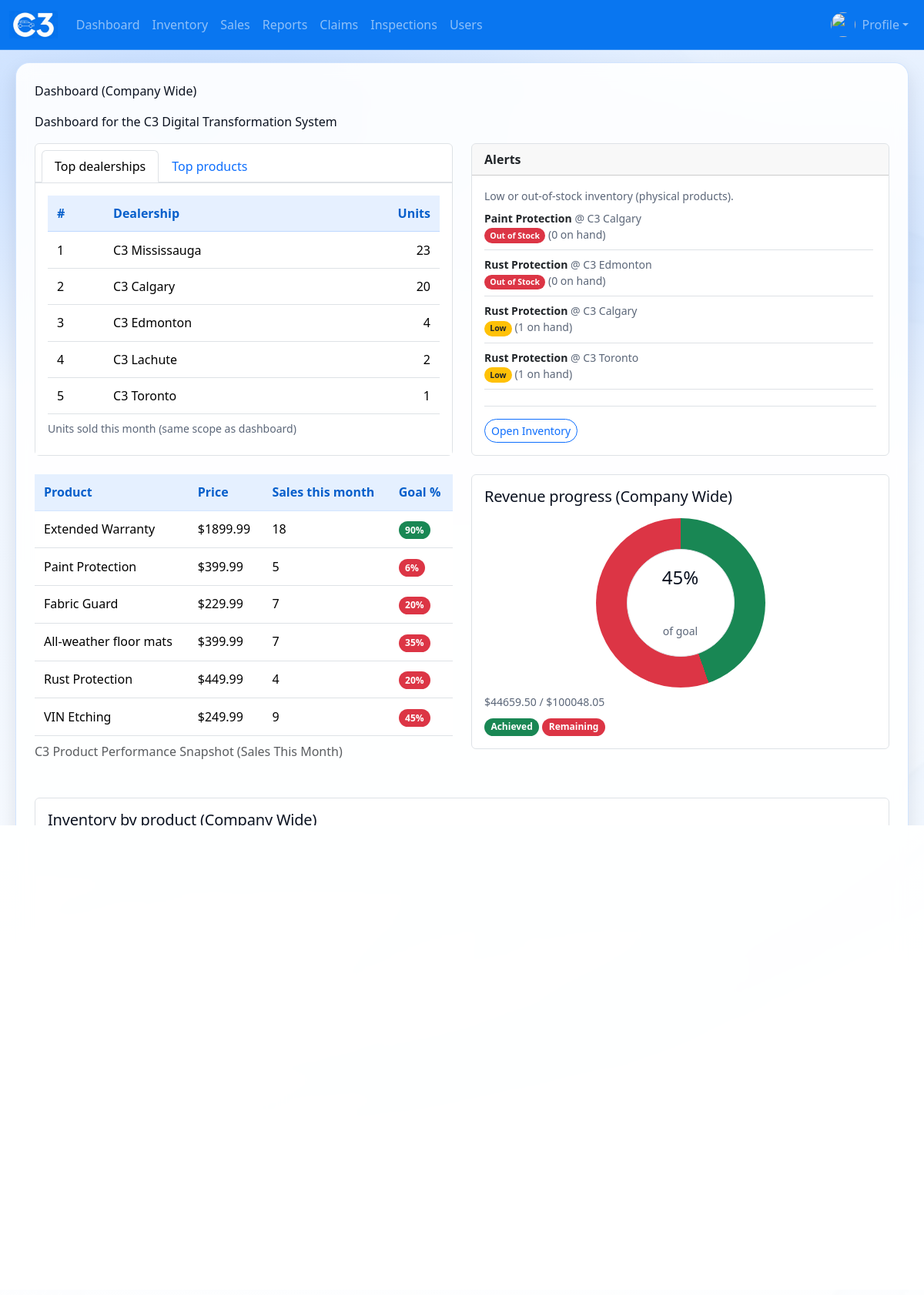
The app's page /home/dashboard/ (signed in) with its own data.
### Dashboard/models.py (models this page shows, shortened)
class Dealership(models.Model):
    name = models.CharField(max_length=200)
    badge_css_class = models.CharField(
        max_length=80,
        default="bg-dark",
        help_text="Bootstrap/extra CSS classes for this dealership's badge (navbar, user list).",
    )
    is_default_home = models.BooleanField(
        default=False,
        help_text="If True, new user group edits default to this dealership when none is set.",
    )
    class Meta:
        ordering = ["name"]
    def resolved_badge_css_class(self) -> str:
        raw = (self.badge_css_class or "").strip()
        if raw.startswith("ns-badge-dealership-"):
            return raw
    def chart_color_hex(self) -> str:
        key = self.resolved_badge_css_class()
        mapping = {
            "ns-badge-dealership-mississauga": "#0976f0",
            "ns-badge-dealership-toronto": "#001f3f",
            "ns-badge-dealership-edmonton": "#ea580c",
            "ns-badge-dealership-calgary": "#ef4444",
            "ns-badge-dealership-lachute": "#7f1d1d",
            "ns-badge-navy": "#001f3f",
            "ns-badge-c3-toronto": "#001f3f",
        }
        return mapping.get(key, "#495057")

class SalesProduct(models.Model):
    name = models.CharField(max_length=200)
    price = models.DecimalField(max_digits=10, decimal_places=2, default=0, help_text="Product price")
    goal = models.PositiveIntegerField(default=1, help_text="Monthly sales goal")
    display_order = models.PositiveIntegerField(default=0)
    product_id = models.PositiveIntegerField(null=True, blank=True)
    tracks_inventory = models.BooleanField(
        default=True,
        help_text="If False (e.g. warranties), item is excluded from inventory and stock checks.",
    )
    class Meta:
        ordering = ['display_order', 'id']

### Dashboard/views.py (the view)
# urls.py: path("dashboard/", views.index, name="index"),
def index(request):
    sales_products = list(SalesProduct.objects.all())
    y, m, can_view_all, home_dealership, daily_sales_scope = _monthly_daily_sale_scope(request)
    if not can_view_all and not home_dealership:
        return HttpResponseForbidden("No dealership is assigned to your user.")
    dealership_count = Dealership.objects.count() if can_view_all else 1
    top_product_agg = list(
        daily_sales_scope.values("product_id")
        .annotate(total=Sum("amount"))
        .order_by("-total")[:TOP_SALES_LEADERBOARD_LIMIT]
    )
    product_ids = [r["product_id"] for r in top_product_agg if r.get("product_id")]
    products_by_id = {p.id: p for p in SalesProduct.objects.filter(id__in=product_ids)}
    top_product_rows = []
    for rank, row in enumerate(top_product_agg, start=1):
        pid = row.get("product_id")
        prod = products_by_id.get(pid) if pid else None
        if prod:
            top_product_rows.append(
                {
                    "rank": rank,
                    "name": prod.name,
                    "units": int(row["total"] or 0),
                }
            )
    show_dealership_leaderboard = can_view_all
    top_dealership_rows = []
    if can_view_all:
        top_dealership_agg = list(
            daily_sales_scope.values("dealership_id")
            .annotate(total=Sum("amount"))
            .order_by("-total")[:TOP_SALES_LEADERBOARD_LIMIT]
        )
        d_ids = [r["dealership_id"] for r in top_dealership_agg if r.get("dealership_id")]
        dealerships_by_id = {d.id: d for d in Dealership.objects.filter(id__in=d_ids)}
        for rank, row in enumerate(top_dealership_agg, start=1):
            did = row.get("dealership_id")
            deal = dealerships_by_id.get(did) if did else None
            if deal:
                top_dealership_rows.append(
                    {
                        "rank": rank,
                        "name": deal.name,
                        "units": int(row["total"] or 0),
                    }
                )
    low_stock_alerts, low_stock_truncated = low_stock_alert_rows(request.user)
    sales_by_product_id = _sales_totals_by_product_id(daily_sales_scope)
    dashboard_rows = _c3_product_performance_rows(
        sales_products, sales_by_product_id, dealership_count
    )
    revenue_goal = Decimal("0")
    revenue_achieved = Decimal("0")
    for row in dashboard_rows:
        p = row["product"]
        sales_this_month = row["sales_this_month"]
        goal_units = row["goal_units"]
        price = p.price or Decimal("0")
        revenue_goal += Decimal(goal_units) * price
        revenue_achieved += Decimal(sales_this_month) * price
    if revenue_goal > 0:
        revenue_goal_pct_raw = (revenue_achieved / revenue_goal) * Decimal("100")
    else:
        revenue_goal_pct_raw = Decimal("0")
    revenue_goal_pct = revenue_goal_pct_raw
    if revenue_goal_pct < 0:
        revenue_goal_pct = Decimal("0")
    if revenue_goal_pct > 100:
        revenue_goal_pct = Decimal("100")
    inventory_totals_png_b64 = None
    try:
        physical_products = list(
            SalesProduct.objects.filter(tracks_inventory=True).order_by("display_order", "id")
        )
        if can_view_all:
            dealerships = list(Dealership.objects.order_by("name"))
        else:
            dealerships = [home_dealership] if home_dealership else []
        if physical_products and dealerships:
            import base64
            from io import BytesIO
            import matplotlib
            matplotlib.use("Agg")
            import matplotlib.pyplot as plt
            import numpy as np
            product_labels = [p.name for p in physical_products]
            x = np.arange(len(product_labels))
            width = 0.8 / max(1, len(dealerships))
            fig, ax = plt.subplots(figsize=(24, 11))
            for i, deal in enumerate(dealerships):
                quantities = [quantity_on_hand(p, deal) for p in physical_products]
                offset = (i - (len(dealerships) - 1) / 2) * width
                ax.bar(
                    x + offset,
                    quantities,
                    width=width,
                    label=deal.name,
                    color=deal.chart_color_hex(),
                    edgecolor="white",
                    linewidth=0.6,
                )
            ax.set_title("Inventory by product (per dealership)", fontsize=18, fontweight="bold")
            ax.set_ylabel("Units", fontsize=14, fontweight="bold")
            ax.set_xticks(x)
            ax.set_xticklabels(
                product_labels,
                rotation=45,
                ha="right",
                fontsize=13,
            )
            ax.tick_params(axis="x", labelsize=13)
            ax.tick_params(axis="y", labelsize=13)
            for t in ax.get_xticklabels():
                t.set_fontweight("bold")
            for t in ax.get_yticklabels():
                t.set_fontweight("bold")
            ax.grid(axis="y", linestyle="--", alpha=0.25)
            ax.legend(fontsize=18, ncol=2, prop={"weight": "bold"})
            fig.tight_layout(pad=1.5)
            buf = BytesIO()
            fig.savefig(buf, format="png", dpi=240)
            inventory_totals_png_b64 = base64.b64encode(buf.getvalue()).decode("ascii")
            plt.close(fig)
    except Exception:
        inventory_totals_png_b64 = None
    context = {
        "dashboard_rows": dashboard_rows,
        "revenue_goal_pct": float(revenue_goal_pct),
        "revenue_goal_pct_raw": float(revenue_goal_pct_raw),
        "revenue_goal": f"{revenue_goal.quantize(Decimal('0.01'))}",
        "revenue_achieved": f"{revenue_achieved.quantize(Decimal('0.01'))}",
        "inventory_totals_png_b64": inventory_totals_png_b64,
        "revenue_scope_label": "Company Wide" if can_view_all else (home_dealership.name if home_dealership else "Dealership"),
        "top_product_rows": top_product_rows,
        "top_dealership_rows": top_dealership_rows,
        "show_dealership_leaderboard": show_dealership_leaderboard,
        "low_stock_alerts": low_stock_alerts,
        "low_stock_truncated": low_stock_truncated,
    }
    return render(request, "Dashboard/index.html", context)

### Dashboard/templates/Dashboard/index.html (shortened to what this page needs)
{% extends "Dashboard/base.html" %}
{% block content %}
<p>
	Dashboard
	({% if request.ns_can_view_all_dealerships %}Company Wide{% else %}{% if ns_dealership_label %}{{ ns_dealership_label }}{% else %}Dealership{% endif %}{% endif %})
</p>
<p>Dashboard for the C3 Digital Transformation System</p>
<div class="row mb-4 align-items-start dashboard-leaderboard-row">
	<div class="col-md-6 d-flex">
		<div class="p-0 bg-white border rounded w-100 d-flex flex-column dashboard-leaderboard-panel">
			<ul class="nav nav-tabs px-2 pt-2 flex-shrink-0" id="leaderboardTabs" role="tablist">
				<li class="nav-item" role="presentation">
					<button class="nav-link active" id="dealerships-leader-tab" data-bs-toggle="tab" data-bs-target="#dealerships-leader-pane" type="button" role="tab" aria-controls="dealerships-leader-pane" aria-selected="true">Top dealerships</button>
				</li>
				<li class="nav-item" role="presentation">
					<button class="nav-link" id="products-leader-tab" data-bs-toggle="tab" data-bs-target="#products-leader-pane" type="button" role="tab" aria-controls="products-leader-pane" aria-selected="false">Top products</button>
				</li>
			</ul>
			<div class="tab-content p-3 border-top bg-white flex-grow-1" id="leaderboardTabsContent">
				<div class="tab-pane fade show active h-100" id="dealerships-leader-pane" role="tabpanel" aria-labelledby="dealerships-leader-tab" tabindex="0">
					{% if show_dealership_leaderboard %}
						{% if top_dealership_rows %}
							<table class="table table-sm mb-0">
								<caption class="text-muted small">Units sold this month (same scope as dashboard)</caption>
								<thead>
									<tr>
										<th scope="col">#</th>
										<th scope="col">Dealership</th>
										<th scope="col" class="text-end">Units</th>
									</tr>
								</thead>
								<tbody>
								{% for row in top_dealership_rows %}
									<tr>
										<td>{{ row.rank }}</td>
										<td>{{ row.name }}</td>
										<td class="text-end">{{ row.units }}</td>
									</tr>
								{% endfor %}
								</tbody>
							</table>
						{% else %}
							<p class="text-muted small mb-0">No dealership sales recorded for this month yet.</p>
						{% endif %}
					{% else %}
						<p class="text-muted small mb-0">Top dealerships are available in the company-wide dashboard (management portal).</p>
					{% endif %}
				</div>
			</div>
		</div>
	</div>
	<div class="col-md-6 d-flex flex-column dashboard-alerts-column">
		<div class="card h-100 border w-100 flex-grow-1 d-flex flex-column mb-0">
			<div class="card-header fw-semibold flex-shrink-0">Alerts</div>
			<div class="card-body d-flex flex-column flex-grow-1 py-3" style="min-height: 0;">
				<p class="small text-muted mb-2 flex-shrink-0">Low or out-of-stock inventory (physical products).</p>
				<div class="flex-grow-1 overflow-auto pe-1" style="min-height: 0;">
					{% if low_stock_alerts %}
						<ul class="list-unstyled small mb-0">
							{% for alert in low_stock_alerts %}
								<li class="mb-2 pb-2 border-bottom">
									<span class="fw-semibold">{{ alert.product.name }}</span>
									<span class="text-muted">@ {{ alert.dealership.name }}</span>
									<br />
									<span class="badge {% if alert.badge_variant == 'danger' %}bg-danger{% else %}bg-warning text-dark{% endif %}">{{ alert.status_label }}</span>
									<span class="text-muted">({{ alert.quantity }} on hand)</span>
								</li>
							{% endfor %}
						</ul>
					{% else %}
						<p class="text-muted small mb-0">No low-stock items in your inventory scope.</p>
					{% endif %}
				</div>
				<div class="flex-shrink-0 pt-3 mt-2 border-top">
					<a href="{% url ns_site_namespace|add:':inventory' %}" class="btn btn-sm btn-outline-primary">Open Inventory</a>
				</div>
			</div>
		</div>
	</div>
</div>
<div class="row">
	<div class="col-md-6">
<table class="table">
	<caption>C3 Product Performance Snapshot (Sales This Month)</caption>
	<thead>
	<tr>
		<th scope="col">Product</th>
		<th scope="col">Price</th>
		<th scope="col">Sales this month</th>
		<th scope="col">Goal %</th>
	</tr>
	</thead>
	<tbody>
	{% for row in dashboard_rows %}
	<tr>
		<td scope="row">{{ row.product.name }}</td>
		<td>${{ row.product.price }}</td>
		<td>{{ row.sales_this_month }}</td>
		<td>
			<span class="badge {% if row.goal_pct is None %}bg-secondary{% elif row.goal_pct >= 90 %}bg-success{% elif row.goal_pct >= 70 %}bg-warning{% else %}bg-danger{% endif %}" title="{{ row.sales_this_month }}/{{ row.goal_units }}">
				{% if row.goal_pct is not None %}{{ row.goal_pct }}%{% else %}—{% endif %}
			</span>
		</td>
	</tr>
	{% empty %}
	<tr><td colspan="4" class="text-muted">No products. Add some on the Sales page.</td></tr>
	{% endfor %}
	</tbody>
</table>
	</div>
	<div class="col-md-6">
		<div class="p-3 bg-white border rounded">
			<h2 class="h5 mb-3">Revenue progress ({{ revenue_scope_label|default:"Company Wide" }})</h2>
			<div class="text-center mb-2">
				{% if revenue_progress_png_b64 %}
					<img
						alt="Revenue progress chart"
						style="width: 220px; height: 220px;"
					/>
				{% else %}
					<div class="goal-pie" style="--p: {{ revenue_goal_pct|default:0 }};">
						<div class="goal-pie-center">
							<div class="h4 mb-0">{{ revenue_goal_pct_raw|default:revenue_goal_pct|floatformat:0 }}%</div>
							<div class="small text-muted">of goal</div>
						</div>
					</div>
				{% endif %}
			</div>
			<div class="small text-muted mt-2">
				${{ revenue_achieved }} / ${{ revenue_goal }}
			</div>
			<div class="mt-2">
				<span class="badge bg-success">Achieved</span>
				<span class="badge bg-danger">Remaining</span>
			</div>
		</div>
	</div>
</div>
<div class="row mt-4">
	<div class="col-md-12">
		<div class="p-3 bg-white border rounded">
			<h2 class="h5 mb-3">
				Inventory by product
				({% if request.ns_can_view_all_dealerships %}Company Wide{% else %}{% if ns_dealership_label %}{{ ns_dealership_label }}{% else %}Dealership{% endif %}{% endif %})
			</h2>
			<div class="text-center">
				{% if inventory_totals_png_b64 %}
					<img
						alt="Inventory totals by dealership chart"
						style="width: 100%; max-width: 1100px; height: auto;"
					/>
				{% else %}
					<p class="text-muted small mb-0">No inventory data available yet.</p>
				{% endif %}
			</div>
		</div>
	</div>
</div>
{% endblock content %}

### records on screen
Dealership: name "C3 Mississauga"
Dealership: name "C3 Calgary"
Dealership: name "C3 Edmonton"
Dealership: name "C3 Lachute"
Dealership: name "C3 Toronto"
SalesProduct: product.name "Paint Protection", dealership.name "C3 Calgary", status_label "Out of Stock", quantity "0", product.price "399.99", sales_this_month "5", goal_pct "6"
SalesProduct: product.name "Rust Protection", dealership.name "C3 Edmonton", status_label "Out of Stock", quantity "0", dealership.name "C3 Calgary", status_label "Low", quantity "1", dealership.name "C3 Toronto", product.price "449.99", sales_this_month "4", goal_pct "20"
SalesProduct: product.name "Extended Warranty", product.price "1899.99", sales_this_month "18", goal_pct "90"
SalesProduct: product.name "Fabric Guard", product.price "229.99", sales_this_month "7", goal_pct "20"
SalesProduct: product.name "All-weather floor mats", product.price "399.99", sales_this_month "7", goal_pct "35"
SalesProduct: product.name "VIN Etching", product.price "249.99", sales_this_month "9", goal_pct "45"

### other values on screen
{{ row.rank }} "1" "2" "3" "4" "5"
{{ row.units }} "23" "20" "4" "2" "1"
{{ revenue_scope_label|default:"Company Wide" }} "Company Wide"
{{ revenue_goal_pct_raw|default:revenue_goal_pct|floatformat:0 }} "45"
{{ revenue_achieved }} "44659.50"
{{ revenue_goal }} "100048.05"
